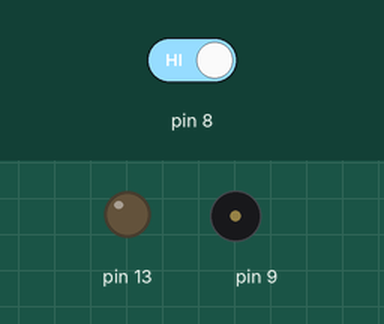
This sketch was run on a simulated Arduino Uno, built with avr-gcc and run on an emulated ATmega328P. Shown: output pins drawn as LEDs (lit = HIGH), buzzer (waves = sounding). Inputs (shaded band) come from the test bench; at power-on: pin 8 HIGH.

Above: at 1.2 s.
1.3 s: pin 8 driven LOW
At 2.12 s:
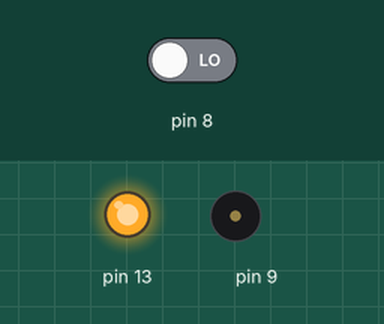
4.3 s: pin 8 driven HIGH
At 4.87 s:
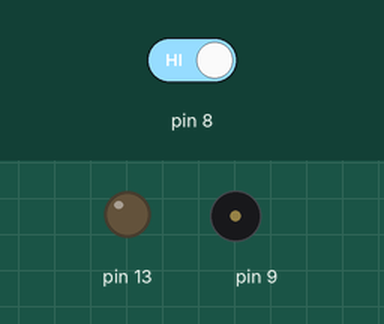
Timing chart, 0 to 7.3 s (numbered marks = the images above; inputs shaded):
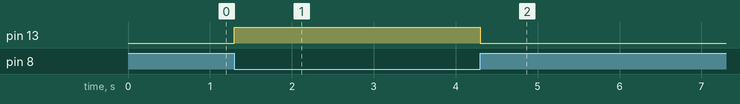

Measured:
- after the input at 1.3 s, pin 13: LOW → HIGH at once
- after the input at 4.3 s, pin 13: HIGH → LOW at once

The sketch:

sketch_feb24a.ino
```cpp
#include<TimerOne.h>
#include<LiquidCrystal.h>
int sig[3] = {0}, i, moji[3];
void flash() {
  static boolean sw=HIGH;
  if(i==0)tone(9, 40000);
  else noTone(9);
  i++;
  if(i>3)i=0;
}

void setup() {
  pinMode(9, OUTPUT);
  pinMode(8, INPUT);
  pinMode(13, OUTPUT);
  Serial.begin(9600);
  Timer1.initialize(5000);
  Timer1.attachInterrupt(flash);
}
void loop() {
  if (digitalRead(8) == LOW) digitalWrite(13, HIGH);
    else digitalWrite(13, LOW);
    }
```
